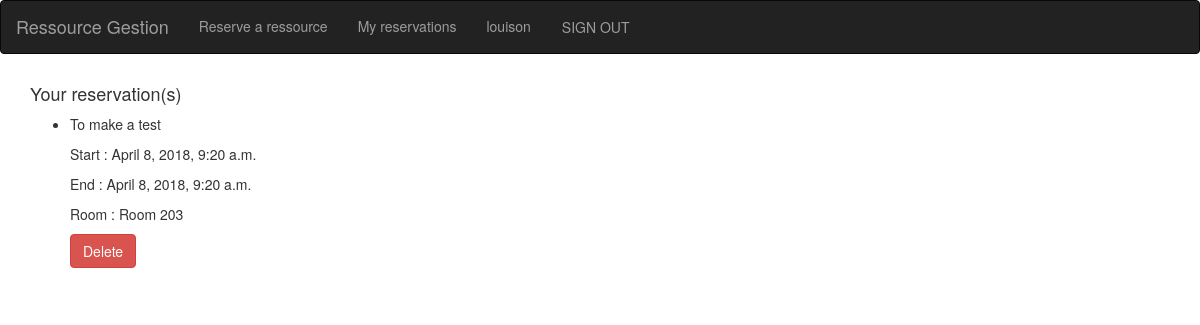
The page /myreservation/ (signed in) on the database its author committed.
### reservation/models.py (models this page shows, shortened)
class Reservation(models.Model):
    room = models.ForeignKey(Room, on_delete=models.CASCADE)
    startTime = models.DateTimeField('start date')
    endTime = models.DateTimeField('end date')
    reason = models.CharField(max_length=200)
    owner = models.ForeignKey('auth.User', related_name='reservation', on_delete=models.CASCADE)

class Room(models.Model):
    name = models.CharField(max_length=200)
    def __str__(self):
        return self.name

### reservation/views.py (the view)
# urls.py: url(r'^myreservation/$', views.myReservation, name='myReservation'),
def myReservation(request):
    reservation_list = Reservation.objects.filter(owner=request.user)
    context = {'reservation_list': reservation_list}
    return render(request, 'reservation/myReservation.html', context)

### reservation/templates/reservation/myReservation.html (shortened to what this page needs)
{% extends 'reservation/layout.html' %}
{% block content %}
  <div class="container">
  	{% if reservation_list %}
  			<h4>Your reservation(s) </h4>
  	    <ul>
  	    {% for reservation in reservation_list %}
  	        <li>
              <p>{{ reservation.reason }}</p>
              <p>Start : {{ reservation.startTime }}</p>
              <p>End : {{ reservation.startTime }}</p>
              <p>Room : {{ reservation.room }}</p>
              <button class="btn btn-danger" idResa="{{ reservation.id }}" >Delete</button>
            </li>
            <br>
  	    {% endfor %}
  	    </ul>
  	{% else %}
  	    <p>You don't have any reservation yet</p>
  	{% endif %}
  </div>
{% endblock %}

### reservation/templates/reservation/layout.html (shortened to what this page needs)
<link rel="stylesheet" href="https://maxcdn.bootstrapcdn.com/bootstrap/3.3.7/css/bootstrap.min.css">
<link rel='stylesheet' href='https://cdnjs.cloudflare.com/ajax/libs/fullcalendar/3.9.0/fullcalendar.min.css' />
<nav class="navbar navbar-inverse">
  <div class="container-fluid">
    <div class="navbar-header">
      <a class="navbar-brand" href="/">Ressource Gestion</a>
    </div>
    <ul class="nav navbar-nav">
      {% if user.is_authenticated %}
        <li><a href="/reserve">Reserve a ressource</a></li>
        <li><a href="/myreservation">My reservations</a></li>
        <li><a> {{ user.username }} </a></li>
        <li><a class="btn" href="/api-auth/logout/?next=/">SIGN OUT</a></li>
	    {% else %}
        <li><a class="btn" href="{% url 'social:begin' 'google-oauth2' %}">SIGN IN</a></li>
	    {% endif %}
    </ul>
  </div>
</nav>
{% block content %}
{% endblock %}

### rows shown on the page
Reservation: reason "To make a test", startTime "April 8, 2018, 9:20 a.m.", room "Room 203"

### other values the page prints
{{ user.username }} "louison"
